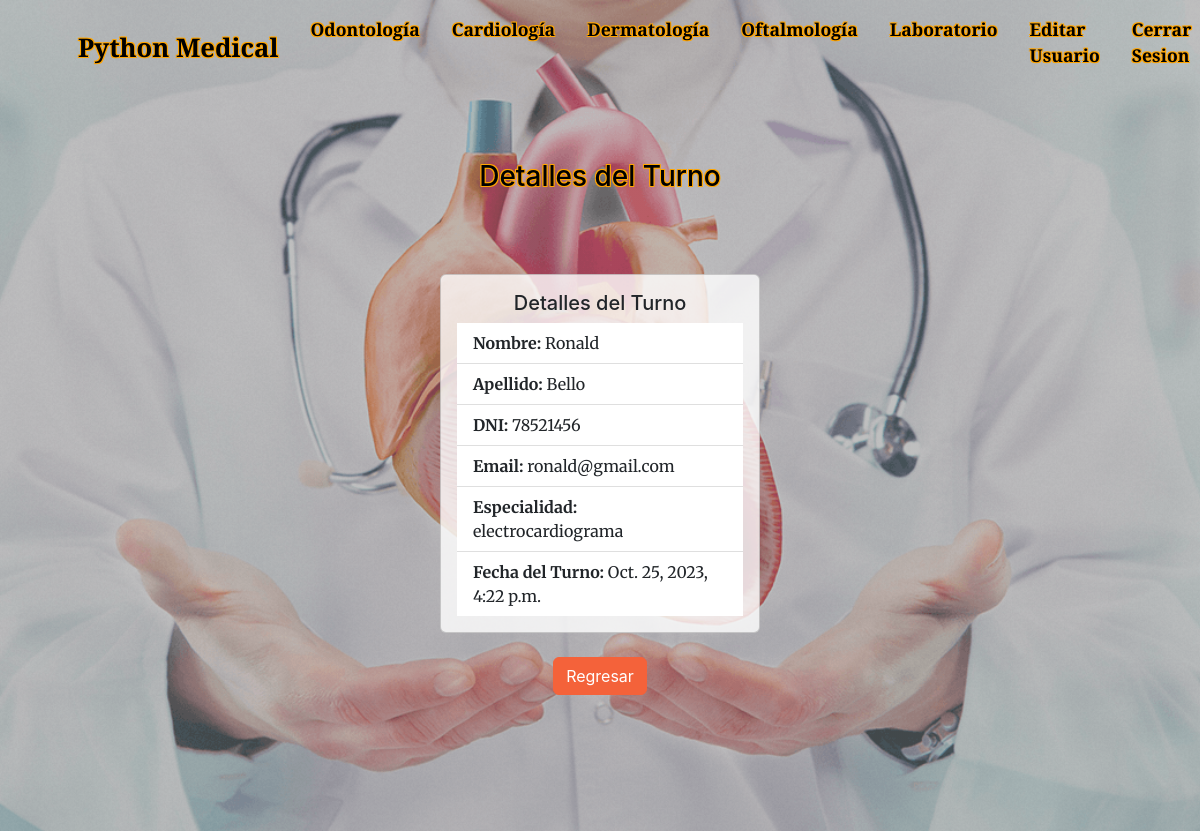
Page /AppPython/cardiologia/2 (signed in) on the committed database.
### AppPython/models.py (models this page shows)
class Cardiologia(models.Model):
    nombre = models.CharField(max_length=20)
    apellido = models.CharField(max_length=20)
    dni = models.IntegerField()
    email = models.EmailField()
    especialidad = models.CharField(max_length=20, default="")
    fecha_turno = models.DateTimeField(default=timezone.now)

### AppPython/views.py (the view)
# urls.py: path("cardiologia/<int:pk>", DetalleTurno_1.as_view(), name = "TurnoDetalle_1"),
class DetalleTurno_1(LoginRequiredMixin, DetailView):
    model = Cardiologia

### AppPython/templates/AppPython/cardiologia_detail.html
{% extends "AppPython/padre.html" %}
{% block header_2 %}
<header class="masthead4">
    <section style="text-align: center; color: black; text-shadow: -1px -1px 0 #FFA500, 1px -1px 0 #FFA500, -1px 1px 0 #FFA500, 1px 1px 0 #FFA500;">
        <h3>Detalles del Turno</h3>
    </section><br><br><br>
    <div class="container d-flex justify-content-center align-items-center">
        <div class="card" style="width: 20rem; background: rgba(255, 255, 255, 0.8);">
            <div class="card-body">
                <h5 class="card-title", style="text-align: center;">Detalles del Turno</h5>
                <ul class="list-group list-group-flush">
                    <li class="list-group-item"><strong>Nombre:</strong> {{cardiologia.nombre}}</li>
                    <li class="list-group-item"><strong>Apellido:</strong> {{cardiologia.apellido}}</li>
                    <li class="list-group-item"><strong>DNI:</strong> {{cardiologia.dni}}</li>
                    <li class="list-group-item"><strong>Email:</strong> {{cardiologia.email}}</li>
                    <li class="list-group-item"><strong>Especialidad:</strong> {{cardiologia.especialidad}}</li>
                    <li class="list-group-item"><strong>Fecha del Turno:</strong> {{cardiologia.fecha_turno}}</li>
                </ul>
            </div>
        </div>
    </div>
    <div class="text-center mt-4">
        <a href="{% url 'MisTurnos_1' %}" class="btn btn-primary">Regresar</a>
    </div>
</header>
{% endblock %}

### rows in the picture
Cardiologia: nombre "Ronald", apellido "Bello", dni "78521456", email "ronald@gmail.com", especialidad "electrocardiograma", fecha_turno "Oct. 25, 2023, 4:22 p.m."
